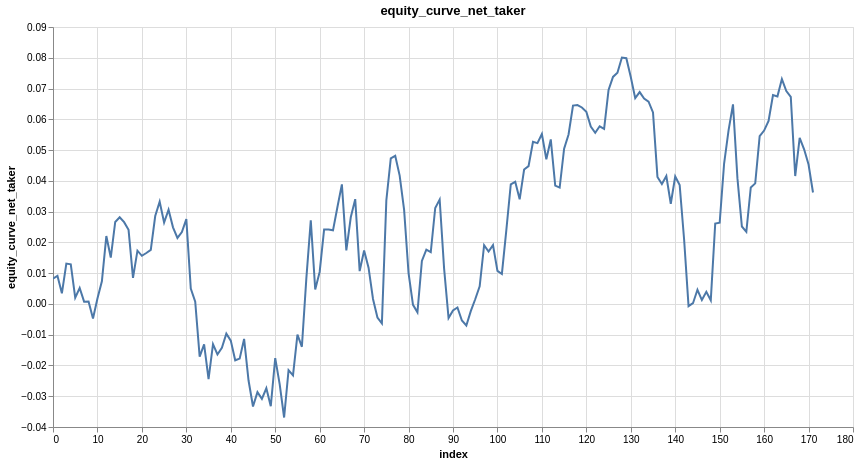

The notebook cell saved with this chart:
### Code cell
research.plot_column(model_trades, 'equity_curve_net_taker')

### Figure 1 — Vega-Lite specification as saved in the notebook (floating-point values rounded to 4 significant figures; data arrays with more than 128 entries replaced by an {"elided": "..."} marker saying what was removed)
{"config": {"view": {"continuousWidth": 300, "continuousHeight": 300}}, "data": {"name": "data-abfdec4f7fc86ff179febd0871eab8e1"}, "mark": {"type": "line", "tooltip": true}, "encoding": {"x": {"field": "index", "type": "quantitative"}, "y": {"field": "equity_curve_net_taker", "type": "quantitative"}}, "height": 400, "params": [{"name": "param_1e9efca18e7a2868", "select": {"type": "interval", "encodings": ["x", "y"]}, "bind": "scales"}], "title": "equity_curve_net_taker", "width": 800, "$schema": "https://vega.github.io/schema/vega-lite/v6.4.1.json", "datasets": {"data-abfdec4f7fc86ff179febd0871eab8e1": {"elided": "172 records"}}}
